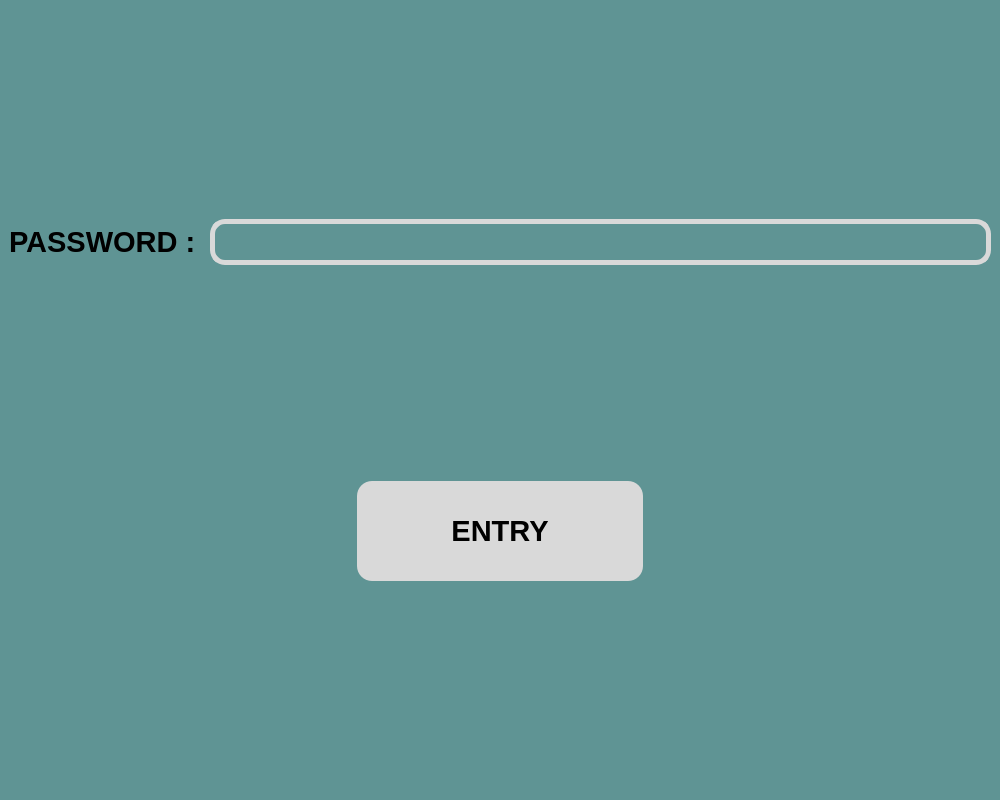
<?xml version="1.0" encoding="UTF-8"?>
<ui version="4.0">
 <class>MainWindow</class>
 <widget class="QMainWindow" name="MainWindow">
  <property name="geometry">
   <rect>
    <x>0</x>
    <y>0</y>
    <width>1000</width>
    <height>800</height>
   </rect>
  </property>
  <property name="windowTitle">
   <string>MainWindow</string>
  </property>
  <property name="styleSheet">
   <string notr="true">*{
background-color: #5F9494;
}

#pushButton{
background-color: #D9D9D9;
padding: 33px 94px 33px 94px;
border-radius:15px;
}

#lineEdit{
border-radius:15px;
border: 5px solid #D9D9D9;
}







</string>
  </property>
  <widget class="QWidget" name="centralwidget">
   <layout class="QVBoxLayout" name="verticalLayout_2">
    <item>
     <layout class="QVBoxLayout" name="verticalLayout">
      <item>
       <layout class="QHBoxLayout" name="horizontalLayout_2">
        <item>
         <widget class="QLabel" name="label">
          <property name="font">
           <font>
            <pointsize>22</pointsize>
            <weight>75</weight>
            <bold>true</bold>
           </font>
          </property>
          <property name="styleSheet">
           <string notr="true"/>
          </property>
          <property name="text">
           <string>PASSWORD : </string>
          </property>
         </widget>
        </item>
        <item>
         <widget class="QLineEdit" name="lineEdit">
          <property name="font">
           <font>
            <pointsize>22</pointsize>
           </font>
          </property>
          <property name="placeholderText">
           <string/>
          </property>
         </widget>
        </item>
       </layout>
      </item>
     </layout>
    </item>
    <item>
     <layout class="QHBoxLayout" name="horizontalLayout">
      <property name="spacing">
       <number>0</number>
      </property>
      <item alignment="Qt::AlignHCenter">
       <widget class="QPushButton" name="pushButton">
        <property name="font">
         <font>
          <pointsize>22</pointsize>
          <weight>75</weight>
          <bold>true</bold>
         </font>
        </property>
        <property name="text">
         <string>ENTRY</string>
        </property>
       </widget>
      </item>
     </layout>
    </item>
   </layout>
  </widget>
 </widget>
 <resources/>
 <connections/>
</ui>
